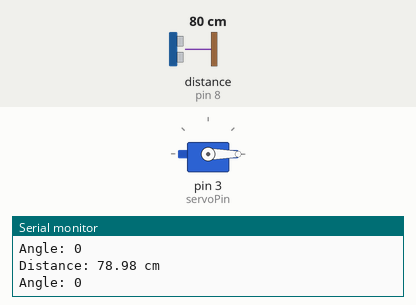
Simulated run of this sketch. Board: Arduino Uno, built with avr-gcc and run on an emulated ATmega328P. On the bench: servo, the last lines printed to the serial monitor. Wiring (inferred from the names in the program): ultrasonic range finder: trigger pin 9; echo pin 8. Inputs (shaded band) come from the test bench; at power-on: distance to the obstacle (sensor on pin 8) 80 cm. The echo pulse lasts 58.3 µs per cm.

Above: at 1.3 s.
1.4 s: distance to the obstacle (sensor on pin 8) set to 34 cm
2.9 s: distance to the obstacle (sensor on pin 8) set to 27 cm
At 4.2 s:
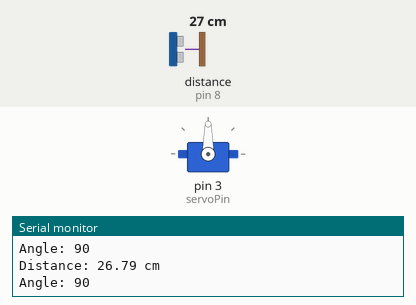
4.5 s: distance to the obstacle (sensor on pin 8) set to 17 cm
6.0 s: distance to the obstacle (sensor on pin 8) set to 14 cm
At 7.0 s:
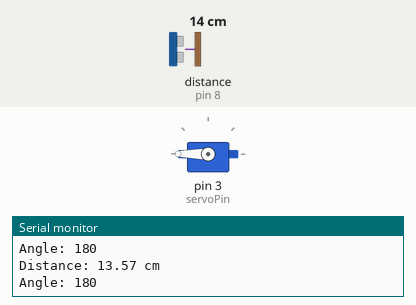
7.5 s: distance to the obstacle (sensor on pin 8) set to 35 cm
At 8.4 s:
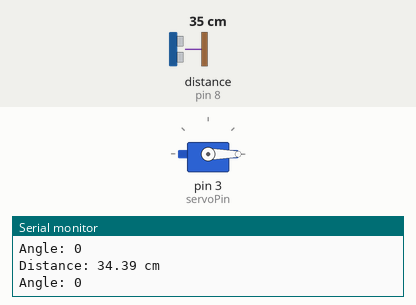
9.0 s: distance to the obstacle (sensor on pin 8) set to 9 cm
At 9.9 s:
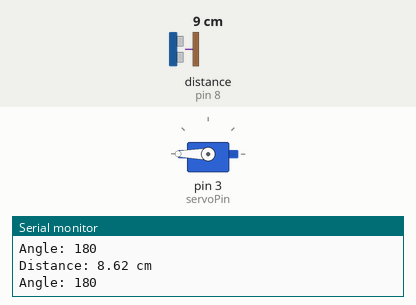
Timing chart, 0 to 11.5 s (numbered marks = the images above; inputs shaded):
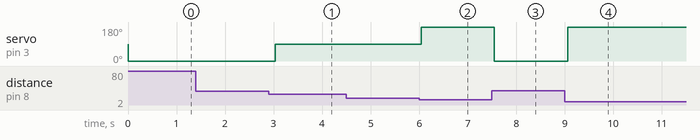

The sketch:

Ultrasonic_servo.ino
```cpp
#include <Servo.h>

int trigPin = 9;
int echoPin = 8;
int servoPin = 3;

float time, distance;

Servo myservo;

void setup()
{
  Serial.begin(9600);

  pinMode(trigPin, OUTPUT);
  pinMode(echoPin, INPUT);

  myservo.attach(servoPin);
}

void loop()
{
  // Trigger ultrasonic sensor
  digitalWrite(trigPin, LOW);
  delayMicroseconds(2);

  digitalWrite(trigPin, HIGH);
  delayMicroseconds(10);

  digitalWrite(trigPin, LOW);

  // Read echo
  time = pulseIn(echoPin, HIGH);

  // Calculate distance
  distance = (0.034 * time) / 2;

  Serial.print("Distance: ");
  Serial.print(distance);
  Serial.println(" cm");

  if (distance > 30)
  {
    myservo.write(0);
    Serial.println("Angle: 0");
  }
  else if (distance > 15 && distance <= 30)
  {
    myservo.write(90);
    Serial.println("Angle: 90");
  }
  else if (distance >= 0 && distance <= 15)
  {
    myservo.write(180);
    Serial.println("Angle: 180");
  }

  delay(500);
}
```

Measured:
- the behaviour switches between 31 and 30 cm on distance to the obstacle (sensor on pin 8) (found by bisection; images 0 and 1)
- the behaviour switches between 16 and 15 cm on distance to the obstacle (sensor on pin 8) (found by bisection; images 1 and 2)
- after the input at 2.9 s, servo on pin 3 (servoPin): 0° → 90° after 0.13 s
- after the input at 6.0 s, servo on pin 3 (servoPin): 90° → 180° at once
- after the input at 7.5 s, servo on pin 3 (servoPin): 180° → 0° after 0.05 s
- after the input at 9.0 s, servo on pin 3 (servoPin): 0° → 180° after 0.06 s
